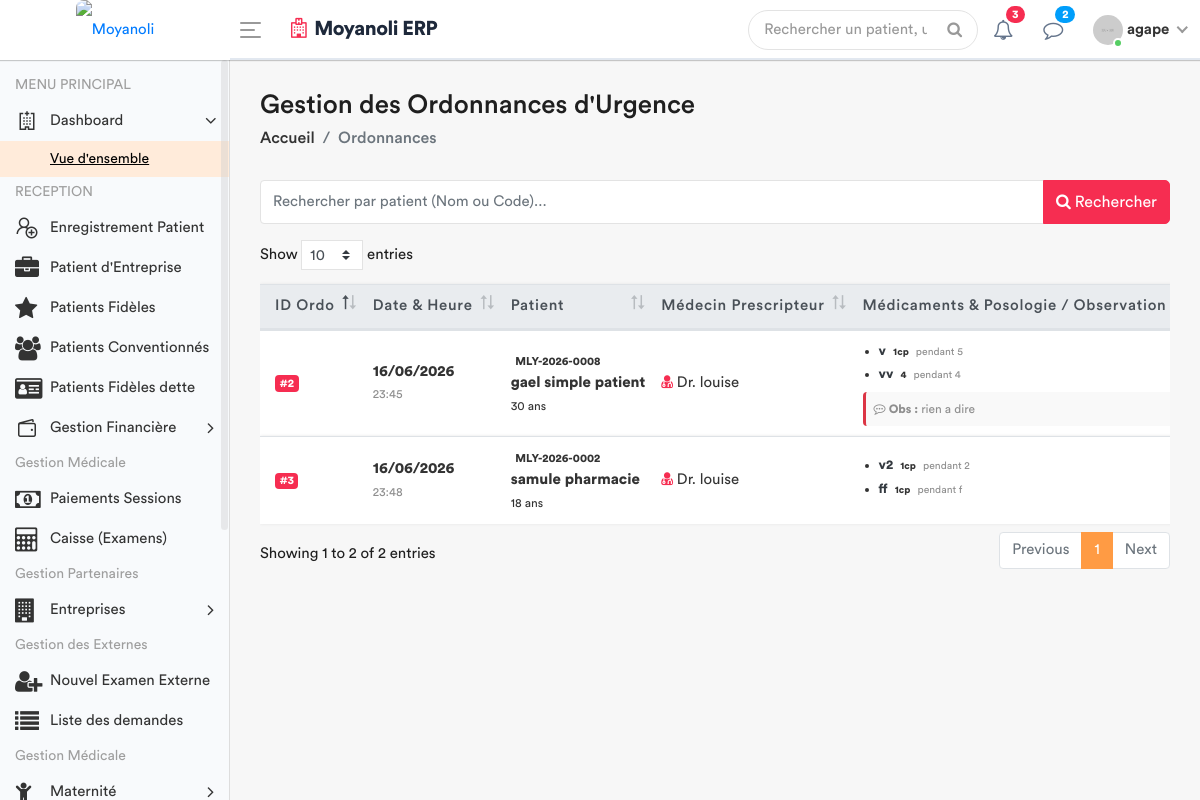
The app's page /consultations/ordonnances-urgence/ (signed in), older data.
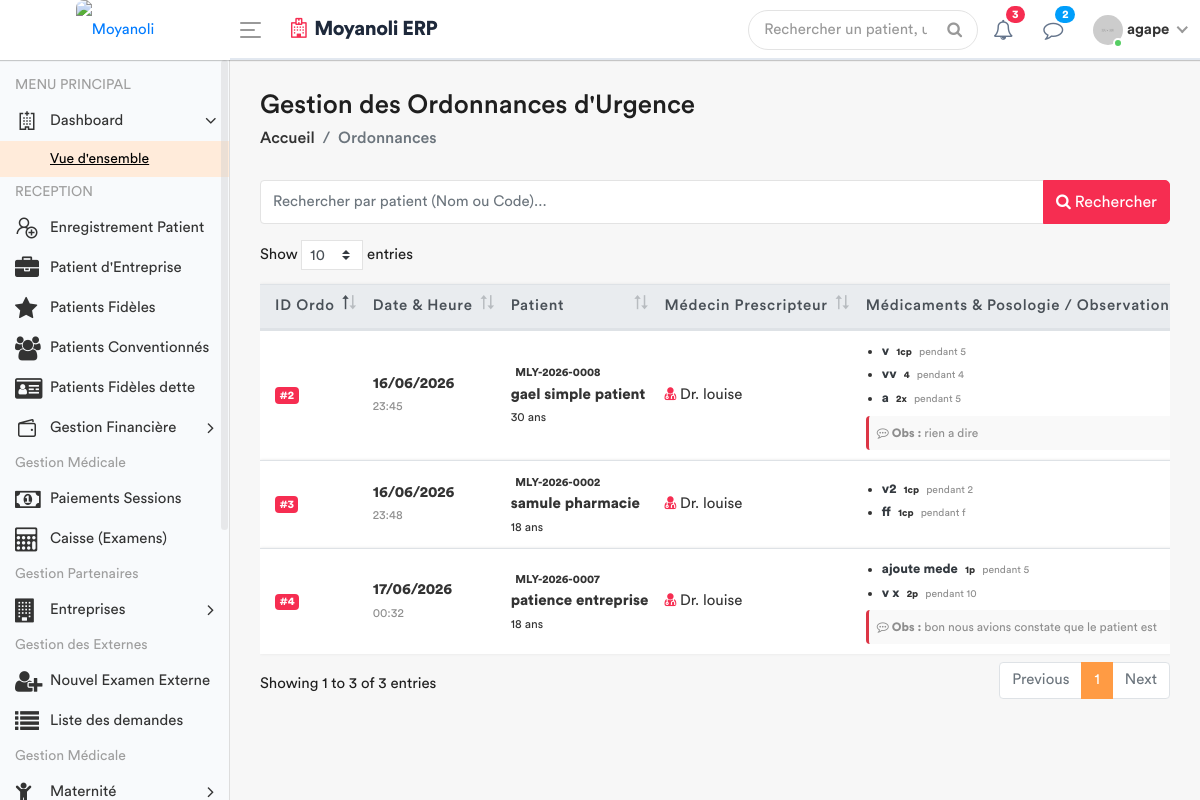
The same page, newer data.
### apps/models.py (models this page shows, shortened)
class Ordonnance(models.Model):
    TYPE_CHOICES = [('URGENCE', 'Ordonnance d’Urgence'), ('DEFINITIVE', 'Ordonnance Définitive')]
    consultation = models.ForeignKey('Consultation', on_delete=models.CASCADE)
    date_prescrite = models.DateTimeField(default=timezone.now)
    type_ordonnance = models.CharField(max_length=20, choices=TYPE_CHOICES, default='URGENCE')
    diagnostic = models.CharField(max_length=255, blank=True)
    observation = models.TextField(blank=True)

class Consultation(models.Model):
    triage = models.OneToOneField(SigneVital, db_index=True, on_delete=models.CASCADE)
    medecin = models.ForeignKey(settings.AUTH_USER_MODEL, on_delete=models.SET_NULL, null=True)
    motif_consultation = models.TextField(verbose_name="Motif")
    histoire_maladie = models.TextField(verbose_name="Histoire de la maladie")
    examen_physique = models.TextField(verbose_name="Examen physique")
    complement_d_anamnese = models.CharField(max_length=200, null=True)
    hypothese_diagnostique = models.TextField(verbose_name="Hypothèse diagnostique")
    date_creation = models.DateTimeField(default=timezone.now)
    consultation_payee = models.BooleanField(default=False, verbose_name="Consultation payée")
    session = models.OneToOneField(SessionSoins, on_delete=models.CASCADE, null=True)

class SigneVital(models.Model):
    patient = models.ForeignKey(Patient, on_delete=models.CASCADE)
    temperature = models.DecimalField(max_digits=4, decimal_places=1)
    poids = models.DecimalField(max_digits=5, decimal_places=2)
    tension_arterielle = models.CharField(max_length=10)
    frequence_cardiaque = models.IntegerField()
    frequence_respiratoire = models.IntegerField(null=True, blank=True)
    saturation_oxygene = models.IntegerField(null=True, blank=True)
    date_prelevement = models.DateTimeField(default=timezone.now)
    infirmier = models.ForeignKey(User, on_delete=models.SET_NULL, null=True)
    est_consulte = models.BooleanField(default=False)
    session = models.ForeignKey(SessionSoins, on_delete=models.CASCADE, related_name='signes_vitaux', null=True)

class Patient(models.Model):
    TYPE_CHOICES = [
        ('SIMPLE', 'Patient Simple'),
        ('FIDELE', 'Patient Fidèle'),
        ('CONVENTIONNE', 'Patient Conventionné'),
    ]
    code_patient = models.CharField(max_length=20, unique=True, editable=False)
    noms = models.CharField(max_length=100)
    service = models.ForeignKey('Service', on_delete=models.PROTECT, related_name='patients', null=True)
    sexe = models.CharField(max_length=1, choices=[('M', 'Masculin'), ('F', 'Féminin')])
    age = models.CharField(max_length=30)
    adresse = models.TextField()
    telephone = models.CharField(max_length=20)
    type_patient = models.CharField(max_length=15, choices=TYPE_CHOICES, default='SIMPLE')
    a_carte_fidelite = models.BooleanField(default=False, verbose_name="Possède carte de fidélité")
    entreprise = models.ForeignKey(
        'Entreprise',
        on_delete=models.SET_NULL,
        null=True,
        blank=True,
        related_name='patients',
        verbose_name="Entreprise (si conventionné)"
    )
    fiche_payee = models.BooleanField(default=False)
    created_by = models.ForeignKey(User, on_delete=models.SET_NULL, null=True, related_name='patients_crees')
    date_creation = models.DateTimeField(auto_now_add=True)
    date_modification = models.DateTimeField(auto_now=True)

class Medicament(models.Model):
    ordonnance = models.ForeignKey('Ordonnance', on_delete=models.CASCADE, related_name='medicaments')
    nom = models.CharField(max_length=255)
    posologie = models.CharField(max_length=255)
    duree = models.CharField(max_length=100)
    STATUT_CHOICES = [('EN_COURS', 'En cours'), ('STOPPE', 'Stoppé')]
    statut = models.CharField(max_length=20, choices=STATUT_CHOICES, default='EN_COURS')

### apps/views.py (the view)
# urls.py: path('consultations/ordonnances-urgence/', views.liste_ordonnances_urgence, name='liste_ordonnances_urgence'),
@login_required
def liste_ordonnances_urgence(request):
    query = request.GET.get('q')
    ordonnances_list = Ordonnance.objects.filter(
        type_ordonnance='URGENCE'
    ).select_related(
        'consultation__triage__patient',
        'consultation__medecin'
    ).prefetch_related(
        'medicaments'
    ).order_by('-date_prescrite')
    if query:
        ordonnances_list = ordonnances_list.filter(
            Q(consultation__triage__patient__noms__icontains=query) |
            Q(consultation__triage__patient__code_patient__icontains=query)
        )
    paginator = Paginator(ordonnances_list, 10)
    page = request.GET.get('page')
    try:
        ordonnances = paginator.page(page)
    except PageNotAnInteger:
        ordonnances = paginator.page(1)
    except EmptyPage:
        ordonnances = paginator.page(paginator.num_pages)
    role = Fonction.objects.filter(userKey=request.user).first()
    fonctionKey = role.fonctionKey.roleName if role else None
    context = {
        'ordonnances': ordonnances,
        'fonctionKey': fonctionKey
    }
    return render(request, 'back-end/medecin/liste_ordonnances_urgence.html', context)

### apps/templates/back-end/medecin/liste_ordonnances_urgence.html (shortened to what this page needs)
<!DOCTYPE html>
{% load static %}
<html lang="fr">
<head>
    {% include 'back-end/includes/css.html' %}
</head>
<body>
    <div class="main-wrapper">
        {% include 'back-end/includes/header.html' %}
        {% include 'back-end/includes/sidebar.html' %}
        <div class="page-wrapper">
            <div class="content container-fluid">
                <div class="page-header">
                    <div class="row align-items-center">
                        <div class="col">
                            <h3 class="page-title">Gestion des Ordonnances d'Urgence</h3>
                            <ul class="breadcrumb">
                                <li class="breadcrumb-item"><a href="#">Accueil</a></li>
                                <li class="breadcrumb-item active">Ordonnances</li>
                            </ul>
                        </div>
                    </div>
                </div>
                <div class="row mb-3">
                    <div class="col-md-12">
                        <form method="GET" action="" class="search-form">
                            <div class="input-group">
                                <input type="text" name="q" class="form-control" placeholder="Rechercher par patient (Nom ou Code)..." value="{{ request.GET.q }}">
                                <div class="input-group-append">
                                    <button class="btn btn-danger" type="submit">
                                        <i class="fa fa-search"></i> Rechercher
                                    </button>
                                </div>
                            </div>
                        </form>
                    </div>
                </div>
                <div class="row">
                    <div class="col-md-12">
                        <div class="table-responsive">
                            <table class="table table-hover custom-table mb-0 datatable">
                                <thead class="thead-light">
                                    <tr>
                                        <th>ID Ordo</th>
                                        <th>Date & Heure</th>
                                        <th>Patient</th>
                                        <th>Médecin Prescripteur</th>
                                        <th>Médicaments & Posologie / Observation</th>
                                    </tr>
                                </thead>
                                <tbody>
                                    {% for ord in ordonnances %}
                                    <tr>
                                        <td>
                                            <span class="badge badge-danger">#{{ ord.id }}</span>
                                        </td>
                                        <td>
                                            <strong>{{ ord.date_prescrite|date:"d/m/Y" }}</strong><br>
                                            <small class="text-muted">{{ ord.date_prescrite|date:"H:i" }}</small>
                                        </td>
                                        <td>
                                            <span class="badge badge-light-info">{{ ord.consultation.triage.patient.code_patient }}</span><br>
                                            <strong>{{ ord.consultation.triage.patient.noms }}</strong><br>
                                            <small>{{ ord.consultation.triage.patient.age }} ans</small>
                                        </td>
                                        <td>
                                            <i class="fa fa-user-md text-danger"></i>
                                            Dr. {{ ord.consultation.medecin.get_full_name|default:ord.consultation.medecin.username }}
                                        </td>
                                        <td>
                                            <ul class="pl-3 mb-2" style="font-size: 13px;">
                                                {% for med in ord.medicaments.all %}
                                                    <li class="mb-1">
                                                        <strong class="text-dark">{{ med.nom }}</strong>
                                                        {% if med.posologie %}
                                                            <span class="badge badge-light-secondary">{{ med.posologie }}</span>
                                                        {% endif %}
                                                        {% if med.duree %}
                                                            <small class="text-muted">pendant {{ med.duree }}</small>
                                                        {% endif %}
                                                    </li>
                                                {% empty %}
                                                    <li class="text-muted">Aucun médicament listé</li>
                                                {% endfor %}
                                            </ul>
                                            {% if ord.observation %}
                                                <div class="text-muted mt-1 p-2" style="font-size: 12px; background-color: #f9f9f9; border-left: 3px solid #dc3545; border-radius: 4px;">
                                                    <i class="fa fa-commenting-o"></i> <strong>Obs :</strong> {{ ord.observation }}
                                                </div>
                                            {% endif %}
                                        </td>
                                    </tr>
                                    {% endfor %}
                                </tbody>
                            </table>
                        </div>
                    </div>
                </div>
            </div>
        </div>
    </div>
</body>
</html>

### apps/templates/back-end/includes/header.html (shortened to what this page needs)
{% load static %}
<div class="header" style="background: #ffffff; border-bottom: 2px solid #e2e8f0;">
    <div class="header-left" style="background: #ffffff;">
        <a href="{% url 'home' %}" class="logo">
            <img src="{% static 'front-end/assets/dr/logo.jpeg' %}" width="45" height="45" alt="Moyanoli" style="border-radius: 8px;">
        </a>
    </div>
    <a id="toggle_btn" href="javascript:void(0);" style="color: #007bff;">
        <span class="bar-icon">
            <span></span>
            <span></span>
            <span></span>
        </span>
    </a>
    <div class="page-title-box">
        <h3 style="color: #1e293b; font-weight: 700; letter-spacing: -0.5px;">
            <i class="fa fa-hospital-o text-danger mr-2"></i>Moyanoli ERP
        </h3>
    </div>
    <ul class="nav user-menu">
        <li class="nav-item">
            <div class="top-nav-search">
                <form action="#">
                    <input class="form-control" type="text" placeholder="Rechercher un patient, un dossier...">
                    <button class="btn" type="submit"><i class="fa fa-search"></i></button>
                </form>
            </div>
        </li>
        <li class="nav-item dropdown">
            <a href="#" class="dropdown-toggle nav-link" data-toggle="dropdown">
                <i class="fa fa-bell-o" style="color: #64748b;"></i> <span class="badge badge-pill bg-danger">3</span>
            </a>
        </li>
        <li class="nav-item dropdown">
            <a href="#" class="dropdown-toggle nav-link" data-toggle="dropdown">
                <i class="fa fa-comment-o" style="color: #64748b;"></i> <span class="badge badge-pill bg-info">2</span>
            </a>
        </li>
        <li class="nav-item dropdown has-arrow main-drop">
            <a href="#" class="dropdown-toggle nav-link" data-toggle="dropdown">
                <span class="user-img">
                    <img src="{% static 'back-end/assets/img/profiles/avatar-21.jpg' %}" alt="">
                    <span class="status online"></span>
                </span>
                <span style="font-weight: 600;">{{ user.username }}</span>
            </a>
        </li>
    </ul>
</div>

Row changes from the older to the newer data that the page shows:
added Ordonnance: id "4", date_prescrite "17/06/2026", date_prescrite "00:32", consultation.triage.patient.code_patient "MLY-2026-0007", consultation.triage.patient.noms "patience entreprise", consultation.triage.patient.age "18", consultation.medecin.get_full_name "louise", observation "bon nous avions constate que le patient est"
added Medicament: nom "ajoute mede", posologie "1p", duree "5", shown under "4"
added Medicament: nom "v x", posologie "2p", duree "10", shown under "4"
added Medicament: nom "a", posologie "2x", duree "5", shown under Ordonnance "rien a dire"
Text that changed along with them:
text written by a page script: "Show entries Showing 1 to 2 of 2 entries Previous 1 Next" → "Show entries Showing 1 to 3 of 3 entries Previous 1 Next"
